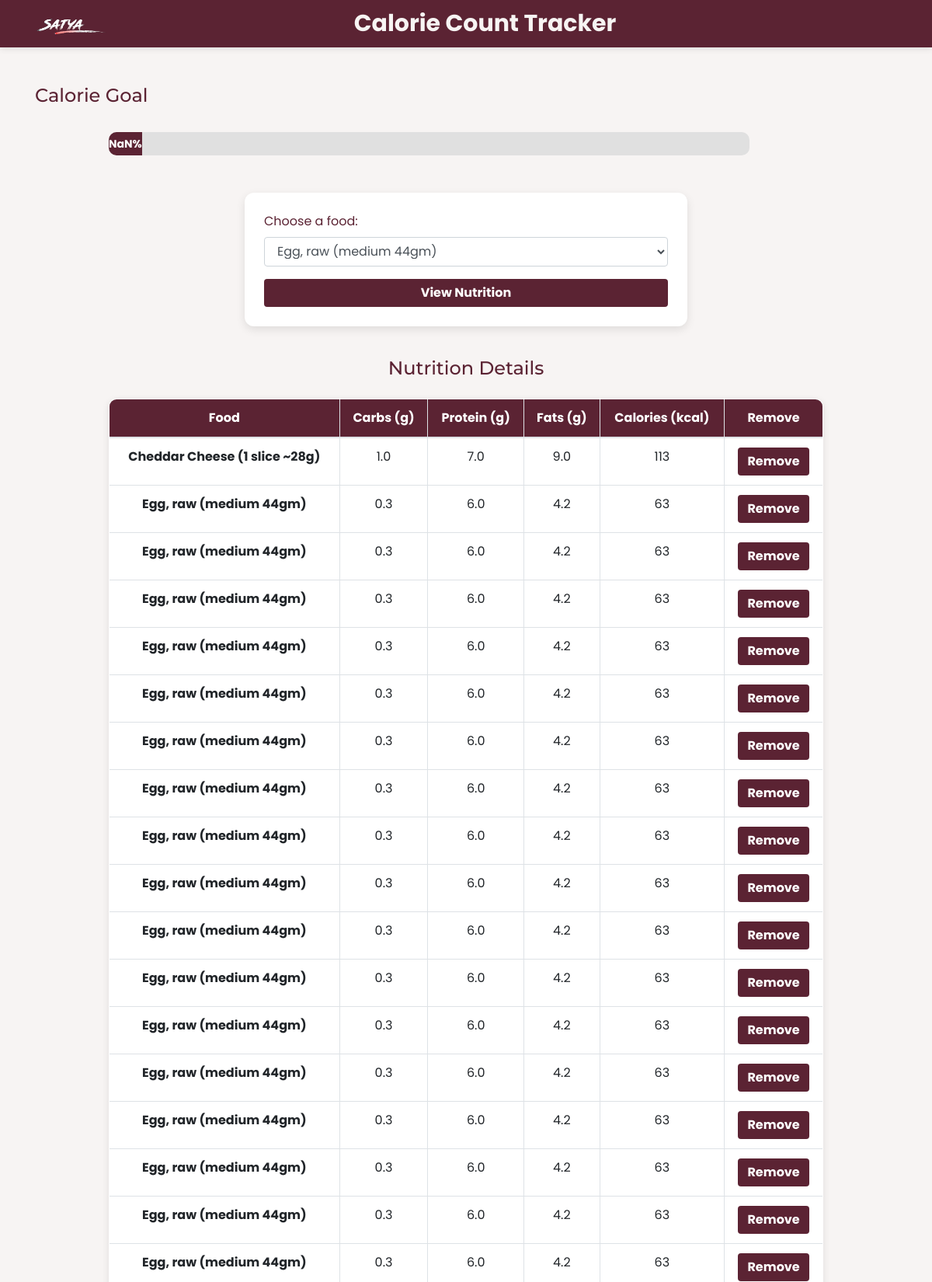
The app's page / (signed in, upper part) with its own data.
### tracker/models.py (models this page shows, shortened)
class Consume(models.Model):
    user = models.ForeignKey(User, on_delete=models.CASCADE)
    food_consume = models.ForeignKey(Food, on_delete=models.CASCADE)
    date = models.DateField(auto_now_add=True)

class Food(models.Model):
    name = models.CharField(max_length=100)
    carbs = models.FloatField(help_text="in grams")
    protein = models.FloatField(help_text="in grams")
    fats = models.FloatField(help_text="in grams")
    calories = models.IntegerField(help_text="in kcal")

### tracker/views.py (the view)
# urls.py: path('',views.index,name="index"),
def index(request):
    if request.method == "POST":
        food_consume = request.POST['food_consumed']
        consume_item = Food.objects.get(name=food_consume)
        user = request.user
        consume = Consume(user=user, food_consume=consume_item)
        consume.save()
    foods = Food.objects.all()
    consume_food = Consume.objects.filter(user=request.user)
    return render(request, 'tracker/index.html', {
        'foods': foods,
        'consume_food': consume_food
    })

### tracker/templates/tracker/index.html (shortened to what this page needs)
{% load static %}
<!DOCTYPE html>
<html lang="en">
<head>
<link rel="stylesheet" href="https://cdn.jsdelivr.net/npm/bootstrap@4.6.2/dist/css/bootstrap.min.css" />
</head>
<body>
    <nav class="navbar navbar-expand-lg">
        <div class="container d-flex justify-content-between align-items-center">
            <a class="navbar-brand" href="#">
                <img src="{% static 'tracker/Logo1.png' %}" alt="Logo">
            </a>
            <div class="navbar-title text-center flex-grow-1">
                Calorie Count Tracker
            </div>
        </div>
    </nav>
<div class="container">
    <br /><br />
    <h4>Calorie Goal</h4>
    <br />
    <div class="row">
    <div class="col-md-9 offset-1">
    <div class="progress">
        <div class="progress-bar custom-progress" role="progressbar" style="width: 25%;" aria-valuenow="25" aria-valuemin="0" aria-valuemax="100"></div>
    </div>
    </div>
    </div>
    <br /><br />
    <div class="row justify-content-center">
    <div class="col-md-6 form-section">
        <form method="POST">
            <div class="form-group">
            <label for="food_consumed">Choose a food:</label>
            <select class="form-control" name="food_consumed" id="food_consumed">
                {% for food in foods %}
                <option value="{{ food.name }}">{{ food.name }}</option>
                {% endfor %}
            </select>
        </div>
        <button type="submit" class="btn btn-block custom-btn">View Nutrition</button>
        </form>
    </div>
    </div>
    <div class="row table-section">
        <div class="col-md-10 offset-md-1">
        {% if consume_food %}
        <h4 class="text-center mb-4">Nutrition Details</h4>
        <table id="table" class="table table-bordered table-hover">
        <thead>
            <tr>
                <th>Food</th>
                <th>Carbs (g)</th>
                <th>Protein (g)</th>
                <th>Fats (g)</th>
                <th>Calories (kcal)</th>
                <th>Remove</th>
            </tr>
        </thead>
            <tbody>
            {% for c in consume_food %}
            <tr>
                <td><b>{{ c.food_consume.name }}</b></td>
                <td>{{ c.food_consume.carbs }}</td>
                <td>{{ c.food_consume.protein }}</td>
            <td>{{ c.food_consume.fats }}</td>
            <td>{{ c.food_consume.calories }}</td>
            <td><a class="btn custom-btn" href="{% url 'delete' c.id %}">Remove</a></td>
        </tr>
        {% endfor %}
            </tbody>
        </table>
        {% else %}
        <p class="text-center mt-4">No food consumed yet.</p>
        {% endif %}
        </div>
    </div>
</div>
</body>
</html>

### tracker/templates/tracker/index.html (style rules this page uses)
body { font-family: 'Poppins', sans-serif; background-color: #f7f4f3; color: #5b2333; scroll-behavior: smooth; }
h1, h2, h3, h4 { font-family: 'Montserrat', sans-serif; }
.navbar { background-color: #5b2333; box-shadow: #5b2333; }
.navbar-brand img { height: 40px; width: auto; }
.navbar-title { color: #f7f4f3; font-size: 24px; font-weight: bold; margin: auto; }
.form-section { background-color: #fff; padding: 25px; border-radius: 12px; box-shadow: 0 4px 12px rgba(0, 0, 0, 0.1); }
.table-section { margin-top: 40px; }
table { background-color: #fff; border-radius: 10px; overflow: hidden; box-shadow: 0 3px 10px rgba(0, 0, 0, 0.1); }
th { background-color: #5b2333; color: white; text-align: center; }
td { text-align: center; }
.custom-btn { background-color: #5b2333; color: white; font-weight: bold; border: none; transition: 0.3s; }
.progress { height: 30px; border-radius: 10px; background-color: #e0e0e0; }
.progress-bar { font-weight: bold; font-size: 14px; line-height: 30px; }
.custom-progress { background-color: #5b2333; color: white; font-weight: bold; transition: width 0.8s ease-in-out; }
.navbar { background-color: #5b2333; box-shadow: 0 2px 8px rgba(0, 0, 0, 0.1); }
.navbar-brand { padding: 0; margin: 0; }
.navbar-brand img { height: 45px; width: auto; transition: transform 0.5s ease-in-out; }
.navbar-title { color: #f7f4f3; font-size: 30px; font-weight: bold; }

### records on screen
Consume: food_consume.name "Cheddar Cheese (1 slice ~28g)", food_consume.carbs "1.0", food_consume.protein "7.0", food_consume.fats "9.0", food_consume.calories "113"
Consume: food_consume.name "Egg, raw (medium 44gm)", food_consume.carbs "0.3", food_consume.protein "6.0", food_consume.fats "4.2", food_consume.calories "63"
Consume: food_consume.name "Egg, raw (medium 44gm)", food_consume.carbs "0.3", food_consume.protein "6.0", food_consume.fats "4.2", food_consume.calories "63"
Consume: food_consume.name "Egg, raw (medium 44gm)", food_consume.carbs "0.3", food_consume.protein "6.0", food_consume.fats "4.2", food_consume.calories "63"
Consume: food_consume.name "Egg, raw (medium 44gm)", food_consume.carbs "0.3", food_consume.protein "6.0", food_consume.fats "4.2", food_consume.calories "63"
Consume: food_consume.name "Egg, raw (medium 44gm)", food_consume.carbs "0.3", food_consume.protein "6.0", food_consume.fats "4.2", food_consume.calories "63"
Consume: food_consume.name "Egg, raw (medium 44gm)", food_consume.carbs "0.3", food_consume.protein "6.0", food_consume.fats "4.2", food_consume.calories "63"
Consume: food_consume.name "Egg, raw (medium 44gm)", food_consume.carbs "0.3", food_consume.protein "6.0", food_consume.fats "4.2", food_consume.calories "63"
Consume: food_consume.name "Egg, raw (medium 44gm)", food_consume.carbs "0.3", food_consume.protein "6.0", food_consume.fats "4.2", food_consume.calories "63"
Consume: food_consume.name "Egg, raw (medium 44gm)", food_consume.carbs "0.3", food_consume.protein "6.0", food_consume.fats "4.2", food_consume.calories "63"
Consume: food_consume.name "Egg, raw (medium 44gm)", food_consume.carbs "0.3", food_consume.protein "6.0", food_consume.fats "4.2", food_consume.calories "63"
Consume: food_consume.name "Egg, raw (medium 44gm)", food_consume.carbs "0.3", food_consume.protein "6.0", food_consume.fats "4.2", food_consume.calories "63"
Consume: food_consume.name "Egg, raw (medium 44gm)", food_consume.carbs "0.3", food_consume.protein "6.0", food_consume.fats "4.2", food_consume.calories "63"
Consume: food_consume.name "Egg, raw (medium 44gm)", food_consume.carbs "0.3", food_consume.protein "6.0", food_consume.fats "4.2", food_consume.calories "63"
Consume: food_consume.name "Egg, raw (medium 44gm)", food_consume.carbs "0.3", food_consume.protein "6.0", food_consume.fats "4.2", food_consume.calories "63"
Consume: food_consume.name "Egg, raw (medium 44gm)", food_consume.carbs "0.3", food_consume.protein "6.0", food_consume.fats "4.2", food_consume.calories "63"
Consume: food_consume.name "Egg, raw (medium 44gm)", food_consume.carbs "0.3", food_consume.protein "6.0", food_consume.fats "4.2", food_consume.calories "63"
Consume: food_consume.name "Egg, raw (medium 44gm)", food_consume.carbs "0.3", food_consume.protein "6.0", food_consume.fats "4.2", food_consume.calories "63"

### other values on screen
form field food_consumed "Egg, raw (medium 44gm)"
